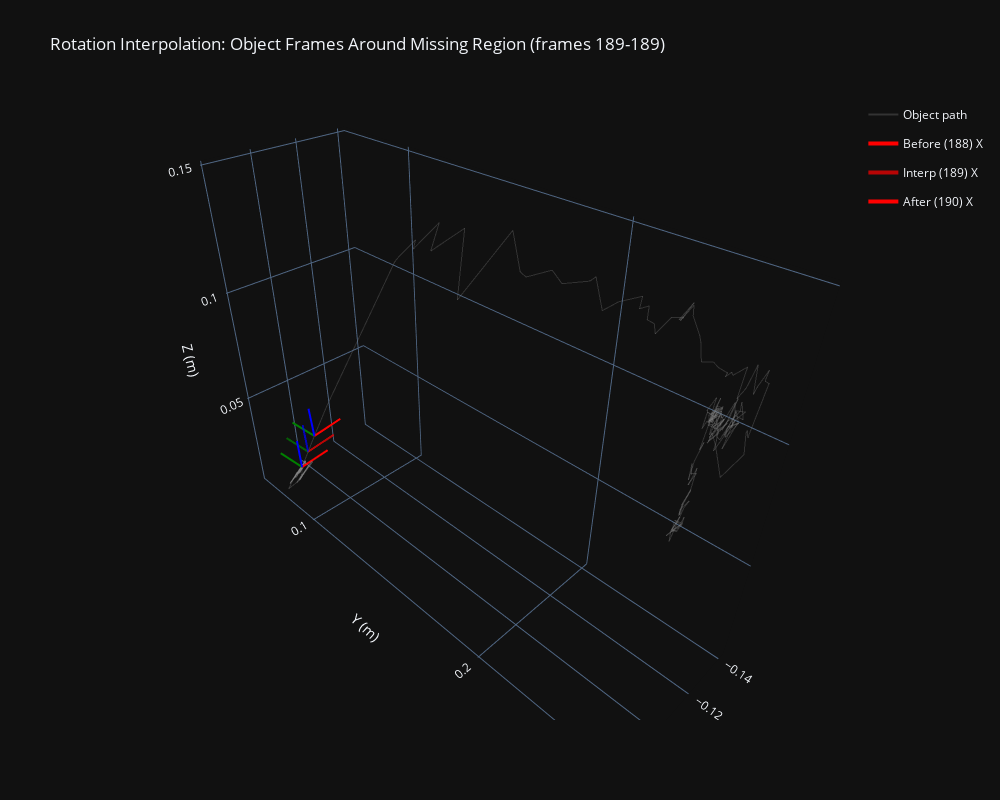

Write notebook code for a chart like this one.
### Code cell
# Visualize coordinate frames to see rotation interpolation
# Draw RGB axes (X=red, Y=green, Z=blue) at key timesteps

def draw_rgb_axes(fig, pos, quat_wxyz, axis_length=0.02, name_prefix="", opacity=1.0):
    """Draw RGB coordinate axes at a pose."""
    # Convert quaternion [w, x, y, z] to rotation matrix
    quat_xyzw = np.array([quat_wxyz[1], quat_wxyz[2], quat_wxyz[3], quat_wxyz[0]])
    rot = R.from_quat(quat_xyzw)
    R_matrix = rot.as_matrix()
    
    # Define axis directions in local frame
    axes_local = np.array([
        [axis_length, 0, 0],  # X axis (red)
        [0, axis_length, 0],  # Y axis (green)
        [0, 0, axis_length]   # Z axis (blue)
    ])
    
    # Transform to world frame
    axes_world = (R_matrix @ axes_local.T).T + pos
    
    colors = ['red', 'green', 'blue']
    labels = ['X', 'Y', 'Z']
    
    for i in range(3):
        fig.add_trace(go.Scatter3d(
            x=[pos[0], axes_world[i, 0]],
            y=[pos[1], axes_world[i, 1]],
            z=[pos[2], axes_world[i, 2]],
            mode='lines',
            name=f'{name_prefix} {labels[i]}',
            line=dict(color=colors[i], width=4),
            showlegend=(i == 0),
            legendgroup=name_prefix,
            opacity=opacity,
        ))

# Find an interpolated region to visualize
missing_obj = ~obj_world_vis
if np.any(missing_obj):
    # Find first contiguous missing region
    missing_indices = np.where(missing_obj)[0]
    if len(missing_indices) > 0:
        # Get a region around the first missing frame
        start_missing = missing_indices[0]
        # Find the end of this contiguous region
        end_missing = start_missing
        while end_missing + 1 < len(missing_obj) and missing_obj[end_missing + 1]:
            end_missing += 1
        
        # Show frames before, during, and after interpolation
        before_idx = max(0, start_missing - 1)
        after_idx = min(len(obj_orig) - 1, end_missing + 1)
        
        # Sample frames: before, during (every 2nd frame), and after
        frame_indices = [before_idx]
        if end_missing > start_missing:
            frame_indices.extend(range(start_missing, end_missing + 1, max(1, (end_missing - start_missing) // 3)))
        else:
            frame_indices.append(start_missing)
        frame_indices.append(after_idx)
        frame_indices = sorted(set(frame_indices))
        
        print(f"Visualizing rotation interpolation around frames {start_missing}-{end_missing}")
        print(f"Showing frames: {frame_indices}")
        
        fig = go.Figure()
        
        # Draw trajectory path
        fig.add_trace(go.Scatter3d(
            x=obj_smooth[:, 0],
            y=obj_smooth[:, 1],
            z=obj_smooth[:, 2],
            mode='lines',
            name='Object path',
            line=dict(color='gray', width=2),
            opacity=0.3,
        ))
        
        # Draw frames
        for idx in frame_indices:
            pos = obj_smooth[idx, :3]
            quat = obj_smooth[idx, 3:7]
            
            if idx < start_missing:
                prefix = f"Before ({idx})"
                opacity = 1.0
            elif idx > end_missing:
                prefix = f"After ({idx})"
                opacity = 1.0
            else:
                prefix = f"Interp ({idx})"
                opacity = 0.7
            
            draw_rgb_axes(fig, pos, quat, axis_length=0.015, name_prefix=prefix, opacity=opacity)
        
        fig.update_layout(
            title=f"Rotation Interpolation: Object Frames Around Missing Region (frames {start_missing}-{end_missing})",
            scene=dict(
                xaxis_title='X (m)',
                yaxis_title='Y (m)',
                zaxis_title='Z (m)',
                aspectmode='data',
            ),
            width=1000,
            height=800,
            template="plotly_dark",
            paper_bgcolor="#111111",
        )
        
        fig.show()
    else:
        print("No missing frames found for object")
else:
    print("No interpolated frames in object trajectory")

### Figure 1 — Plotly figure (JSON) as saved in the notebook; plotly's stock layout.template omitted (floating-point values rounded to 4 significant figures; data arrays with more than 128 entries replaced by an {"elided": "..."} marker saying what was removed)
{"data": [{"line": {"color": "gray", "width": 2}, "mode": "lines", "name": "Object path", "opacity": 0.3, "type": "scatter3d", "x": {"elided": "402 float values"}, "y": {"elided": "402 float values"}, "z": {"elided": "402 float values"}}, {"legendgroup": "Before (188)", "line": {"color": "red", "width": 4}, "mode": "lines", "name": "Before (188) X", "opacity": 1, "showlegend": true, "type": "scatter3d", "x": [-0.08857, -0.1035], "y": [0.08191, 0.08071], "z": [0.01879, 0.01932]}, {"legendgroup": "Before (188)", "line": {"color": "green", "width": 4}, "mode": "lines", "name": "Before (188) Y", "opacity": 1, "showlegend": false, "type": "scatter3d", "x": [-0.08857, -0.08736], "y": [0.08191, 0.06695], "z": [0.01879, 0.01887]}, {"legendgroup": "Before (188)", "line": {"color": "blue", "width": 4}, "mode": "lines", "name": "Before (188) Z", "opacity": 1, "showlegend": false, "type": "scatter3d", "x": [-0.08857, -0.08805], "y": [0.08191, 0.08203], "z": [0.01879, 0.03378]}, {"legendgroup": "Interp (189)", "line": {"color": "red", "width": 4}, "mode": "lines", "name": "Interp (189) X", "opacity": 0.7, "showlegend": true, "type": "scatter3d", "x": [-0.09157, -0.1065], "y": [0.08395, 0.08281], "z": [0.02697, 0.02772]}, {"legendgroup": "Interp (189)", "line": {"color": "green", "width": 4}, "mode": "lines", "name": "Interp (189) Y", "opacity": 0.7, "showlegend": false, "type": "scatter3d", "x": [-0.09157, -0.09043], "y": [0.08395, 0.06899], "z": [0.02697, 0.027]}, {"legendgroup": "Interp (189)", "line": {"color": "blue", "width": 4}, "mode": "lines", "name": "Interp (189) Z", "opacity": 0.7, "showlegend": false, "type": "scatter3d", "x": [-0.09157, -0.09083], "y": [0.08395, 0.08404], "z": [0.02697, 0.04195]}, {"legendgroup": "After (190)", "line": {"color": "red", "width": 4}, "mode": "lines", "name": "After (190) X", "opacity": 1, "showlegend": true, "type": "scatter3d", "x": [-0.09458, -0.1095], "y": [0.086, 0.08492], "z": [0.03514, 0.03611]}, {"legendgroup": "After (190)", "line": {"color": "green", "width": 4}, "mode": "lines", "name": "After (190) Y", "opacity": 1, "showlegend": false, "type": "scatter3d", "x": [-0.09458, -0.0935], "y": [0.086, 0.07104], "z": [0.03514, 0.03512]}, {"legendgroup": "After (190)", "line": {"color": "blue", "width": 4}, "mode": "lines", "name": "After (190) Z", "opacity": 1, "showlegend": false, "type": "scatter3d", "x": [-0.09458, -0.09361], "y": [0.086, 0.08604], "z": [0.03514, 0.05011]}], "layout": {"height": 800, "paper_bgcolor": "#111111", "scene": {"aspectmode": "data", "xaxis": {"title": {"text": "X (m)"}}, "yaxis": {"title": {"text": "Y (m)"}}, "zaxis": {"title": {"text": "Z (m)"}}}, "title": {"text": "Rotation Interpolation: Object Frames Around Missing Region (frames 189-189)"}, "width": 1000}}
